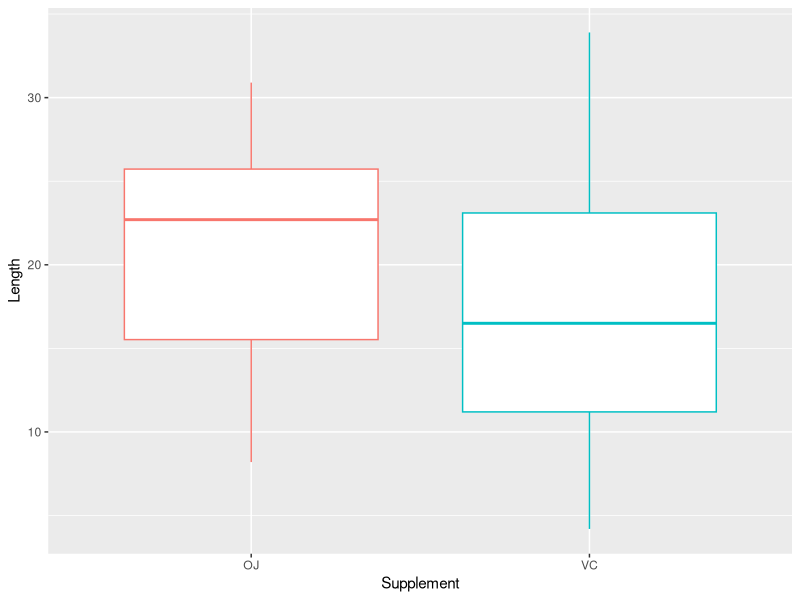
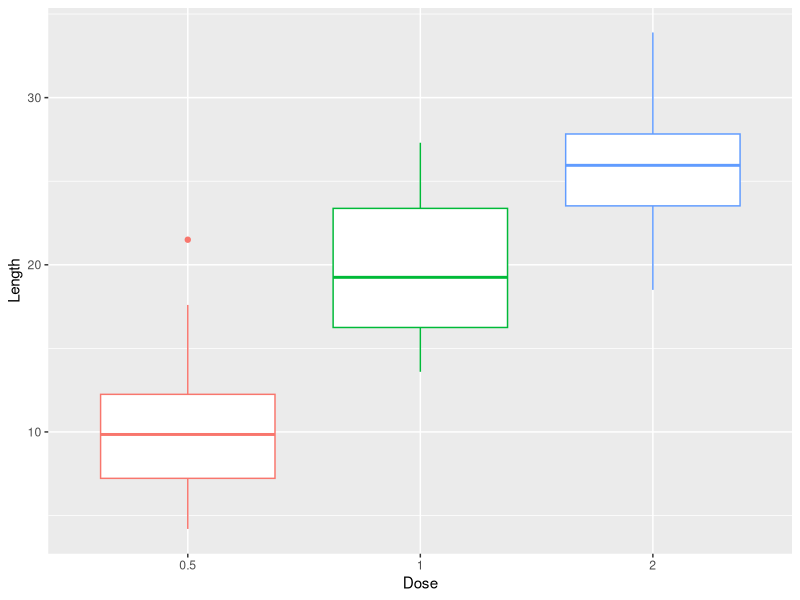
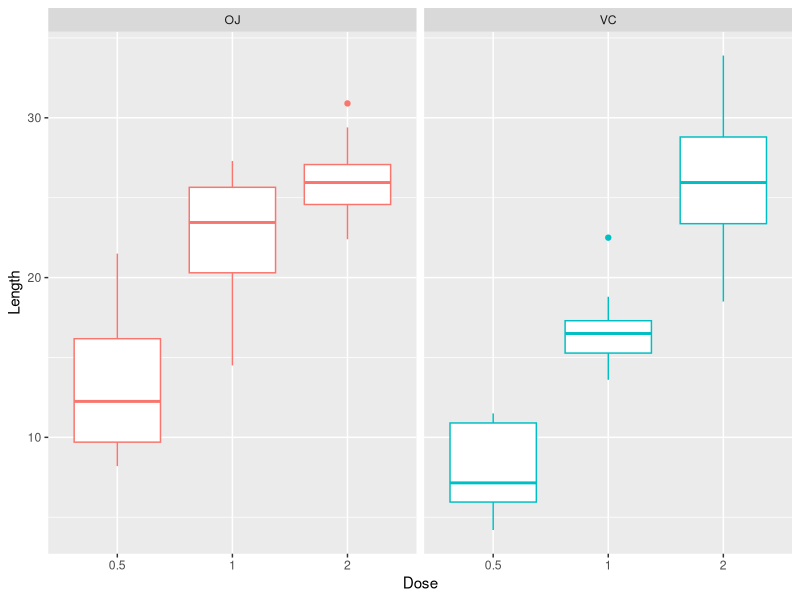

Reproduce these figures in R, in order.
## ---- chunk 1
library("ggplot2")
library("dplyr")
data("ToothGrowth")

confFormat <- function(data) {
  format <- data.frame(data$conf.int[1], data$conf.int[2])
  colnames(format) <- c("Min", "Max")
  rownames(format) <- ""
  return (format)
}

deciPrecision <- function(x, k) format(round(x, k), nsmall=k)
## ---- chunk 2
deliveryMethod <- ggplot(data = ToothGrowth, aes(supp, len)) + geom_boxplot(aes(color = supp), show.legend = FALSE) + labs(x = "Supplement", y = "Length") 
                  
deliveryMethod
## ---- chunk 3
doseage <- ggplot(data = ToothGrowth, aes(as.factor(dose), len)) + labs(x = "Dose", y = "Length") + geom_boxplot(aes(color = as.factor(dose)), show.legend = FALSE)
doseage
## ---- chunk 4
doseDelivery <- ggplot(data = ToothGrowth, aes(as.factor(dose),len)) + labs(x = "Dose", y = "Length") + geom_boxplot(aes(color = supp), show.legend = FALSE)  + facet_grid(.~supp)
doseDelivery
## ---- chunk 5
guineaOJ <- filter(ToothGrowth, supp == "OJ")
guineaVC <- filter(ToothGrowth, supp == "VC")
## ---- chunk 6
guineaConfVC <- t.test(guineaVC$len)
confFormat(guineaConfVC)
## ---- chunk 7
guineaTwoOJ <- filter(guineaOJ, as.factor(dose) == 2)
guineaConfOJ <- t.test(guineaTwoOJ$len)
confFormat(guineaConfOJ)
## ---- chunk 8
guineaVersus <- t.test(guineaOJ$len, guineaVC$len)
guineaVersus
## ---- chunk 9
guineaOJDose <- filter(guineaOJ, as.factor(dose) != .5)
## ---- chunk 10
guineaOJTest <- t.test(len ~ as.factor(dose), data = guineaOJDose, alternative = "l")
guineaOJTest
## ---- chunk 11
guineaVCDose <- filter(guineaVC, as.factor(dose) != .5)
## ---- chunk 12
guineaVCTest <- t.test(len ~ as.factor(dose), data = guineaVCDose, alternative = "l")
guineaVCTest
## ---- chunk 13
guineaOJOne <- filter(guineaOJ, as.factor(dose) == 1)
guineaVCOne <- filter(guineaVC, as.factor(dose) == 1)
## ---- chunk 14
guineaOneVersus <- t.test(guineaOJOne$len,guineaVCOne$len)
guineaOneVersus
## ---- chunk 15
guineaOJTwo <- filter(guineaOJ, as.factor(dose) == 2)
guineaVCTwo <- filter(guineaVC, as.factor(dose) == 2)
## ---- chunk 16
guineaTwoVersus <- t.test(guineaOJTwo$len,guineaVCTwo$len)
guineaTwoVersus
